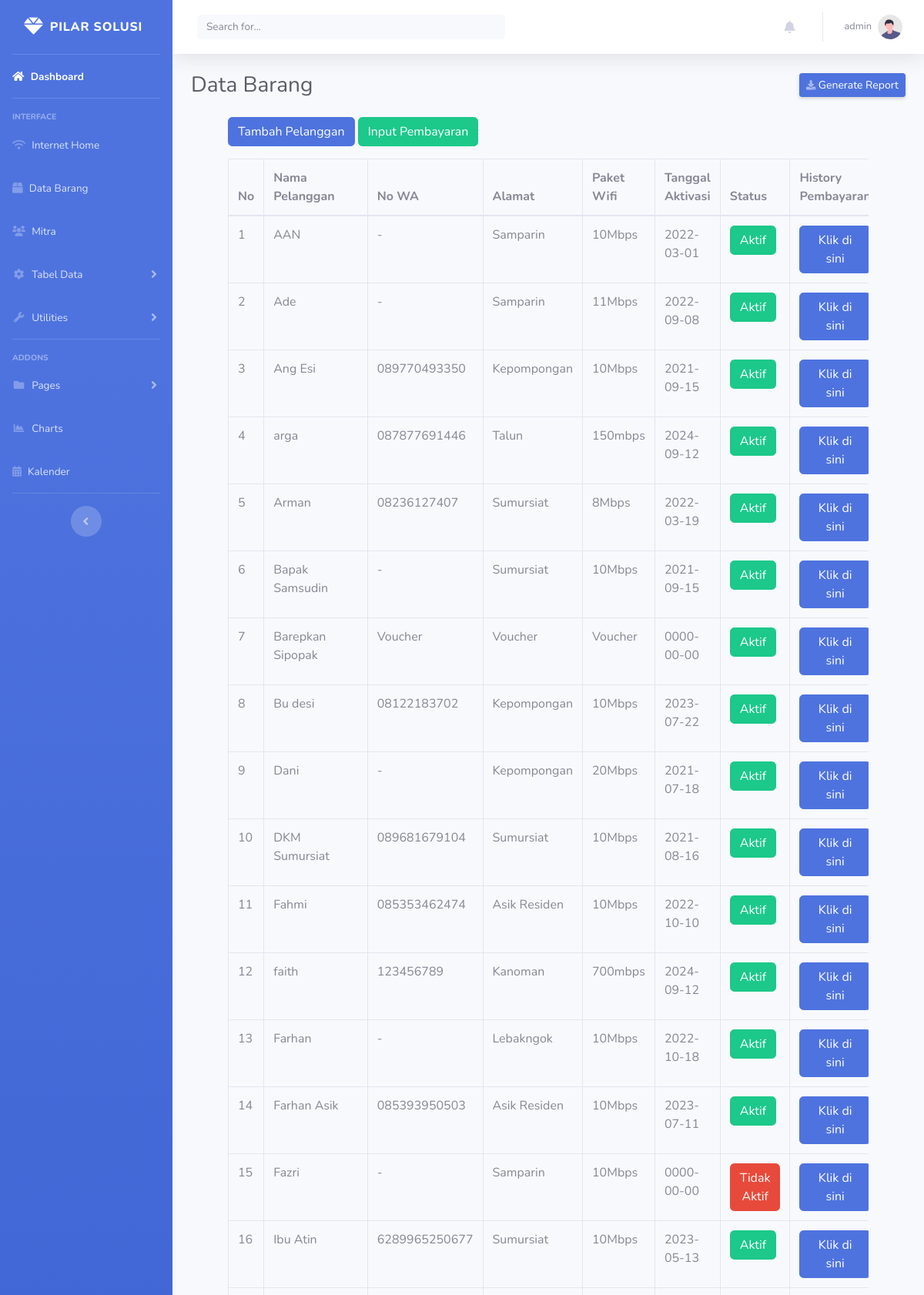
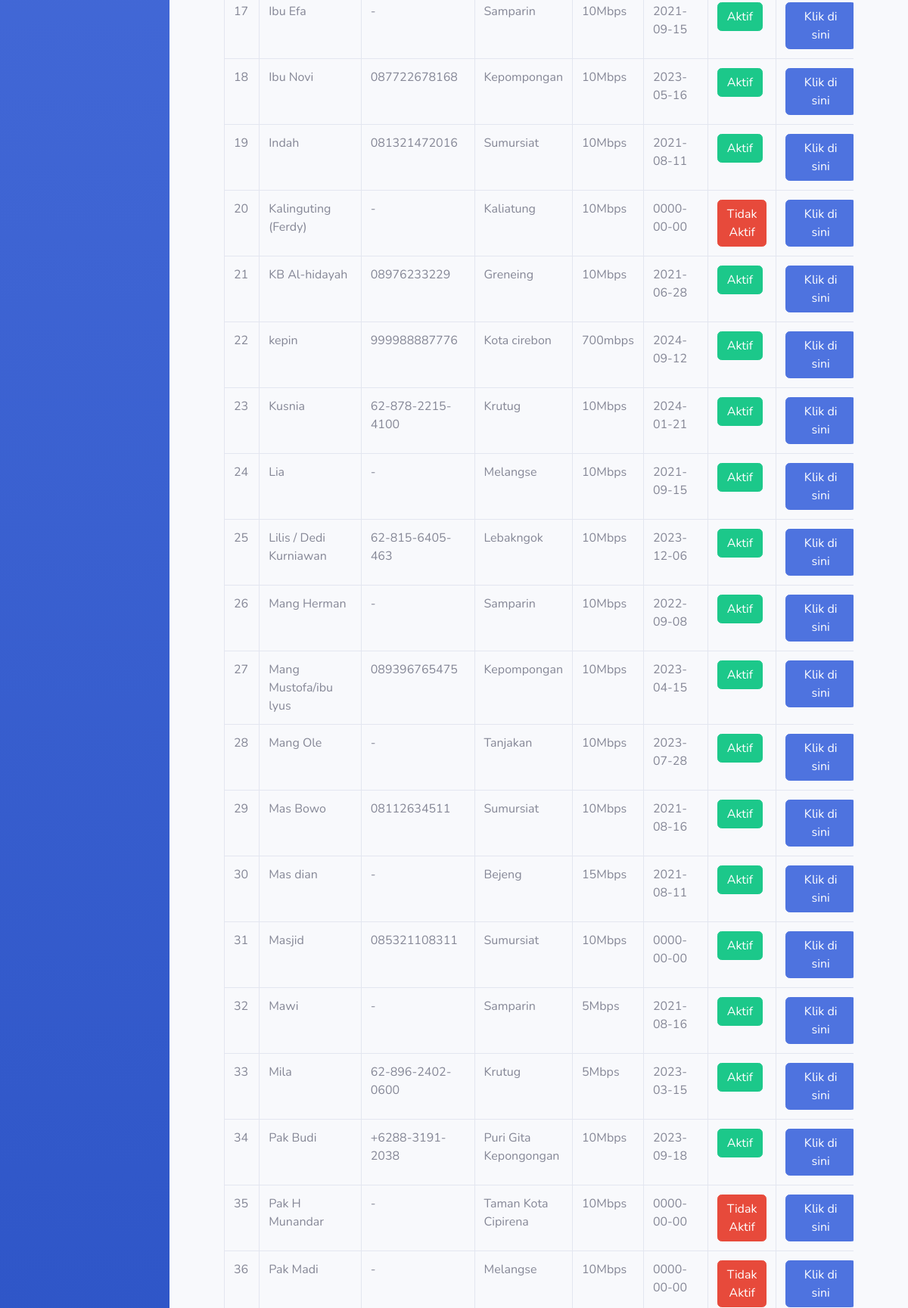
The app's page /internet_home.php (signed in, upper part) with its own data (2 pictures, top to bottom).
### tables this page shows
CREATE TABLE `user` (
  `id` int(11) NOT NULL,
  `username` varchar(50) NOT NULL,
  `password` varchar(255) NOT NULL,
  `role` enum('admin','manajemen','teknisi') NOT NULL
);

CREATE TABLE `pelanggan` (
  `id` int(11) NOT NULL,
  `nama_pelanggan` varchar(100) NOT NULL,
  `no_wa` varchar(20) NOT NULL,
  `alamat` text NOT NULL,
  `paket_wifi` varchar(50) NOT NULL,
  `tanggal_aktivasi` date NOT NULL,
  `status` enum('Aktif','Tidak Aktif') DEFAULT 'Tidak Aktif'
);

### internet_home.php (the view, shortened to what this page needs)
<?php
$conn = new mysqli("localhost", "root", "", "pilarapp");
$id = $_SESSION['id'];
$query = "SELECT username FROM user WHERE id = ?";
$stmt = $conn->prepare($query);
$stmt->bind_param("i", $id);
$stmt->execute();
$stmt->bind_result($username);
?>
<!DOCTYPE html>
<html lang="en">
<head>
    <link rel="stylesheet" href="https://cdnjs.cloudflare.com/ajax/libs/font-awesome/6.0.0-beta3/css/all.min.css">
    <link href="vendor/fontawesome-free/css/all.min.css" rel="stylesheet" type="text/css">
    <link href="css/sb-admin-2.min.css" rel="stylesheet">
</head>
<body id="page-top">
    <div id="wrapper">
        <ul class="navbar-nav bg-gradient-primary sidebar sidebar-dark accordion" id="accordionSidebar">
            <a class="sidebar-brand d-flex align-items-center justify-content-center" href="index.html">
                <div class="sidebar-brand-icon">
                <i class="fa-solid fa-gem" style="font-size: 25px;"></i>
                </div>
                <div class="sidebar-brand-text mx-2">Pilar solusi</div>
            </a>
            <hr class="sidebar-divider my-0">
            <li class="nav-item active">
                <a class="nav-link" href="index.php">
                    <i class="fa fa-home"></i>
                    <span>Dashboard</span></a>
            </li>
            <hr class="sidebar-divider">
            <div class="sidebar-heading">
                Interface
            </div>
            <li class="nav-item">
                <a class="nav-link" href="internet_home.php">
                <i class="fa-solid fa-wifi"></i>
                    <span>Internet Home</span></a>
            </li>
            <li class="nav-item">
                <a class="nav-link" href="data_barang.php">
                <i class="fas fa-box"></i>
                    <span>Data Barang</span></a>
            </li>
            <li class="nav-item">
                <a class="nav-link" href="mitra.php">
                <i class="fa-solid fa-users"></i>
                    <span>Mitra</span></a>
            </li>
            <li class="nav-item">
                <a class="nav-link collapsed" href="#" data-toggle="collapse" data-target="#collapseTwo"
                    aria-expanded="true" aria-controls="collapseTwo">
                    <i class="fas fa-fw fa-cog"></i>
                    <span>Tabel Data</span>
                </a>
            </li>
            <li class="nav-item">
                <a class="nav-link collapsed" href="#" data-toggle="collapse" data-target="#collapseUtilities"
                    aria-expanded="true" aria-controls="collapseUtilities">
                    <i class="fas fa-fw fa-wrench"></i>
                    <span>Utilities</span>
                </a>
            </li>
            <hr class="sidebar-divider">
            <div class="sidebar-heading">
                Addons
            </div>
            <li class="nav-item">
                <a class="nav-link collapsed" href="#" data-toggle="collapse" data-target="#collapsePages"
                    aria-expanded="true" aria-controls="collapsePages">
                    <i class="fas fa-fw fa-folder"></i>
                    <span>Pages</span>
                </a>
            </li>
            <li class="nav-item">
                <a class="nav-link" href="charts.html">
                    <i class="fas fa-fw fa-chart-area"></i>
                    <span>Charts</span></a>
            </li>
             <li class="nav-item">
                <a class="nav-link" href="kalender.php">
                    <i class="fa-solid fa-calendar-days"></i>
                    <span>Kalender</span></a>
            </li>
            <hr class="sidebar-divider d-none d-md-block">
            <div class="text-center d-none d-md-inline">
                <button class="rounded-circle border-0" id="sidebarToggle"></button>
            </div>
        </ul>
        <div id="content-wrapper" class="d-flex flex-column">
            <div id="content">
                <nav class="navbar navbar-expand navbar-light bg-white topbar mb-4 static-top shadow">
                    <form
                        class="d-none d-sm-inline-block form-inline mr-auto ml-md-3 my-2 my-md-0 mw-100 navbar-search">
                        <div class="input-group">
                            <input type="text" class="form-control bg-light border-0 small" placeholder="Search for..."
                                aria-label="Search" aria-describedby="basic-addon2" id="search">
                        </div>
                    </form>
                    <ul class="navbar-nav ml-auto">
                <li class="nav-item dropdown no-arrow mx-1">
            <a class="nav-link dropdown-toggle" href="#" id="alertsDropdown" role="button" data-toggle="dropdown" aria-haspopup="true" aria-expanded="false">
        <i class="fas fa-bell fa-fw"></i>
    </a>
</li>
                        <li class="nav-item dropdown no-arrow">
    <a class="nav-link dropdown-toggle" id="userDropdown" role="button"
        data-toggle="dropdown" aria-haspopup="true" aria-expanded="false">
        <span class="mr-2 d-none d-lg-inline text-gray-600 small"><?php echo htmlspecialchars($username); ?></span>
        <img class="img-profile rounded-circle"
        src="img/undraw_profile.svg">
    </a>
</li>
                    </ul>
                </nav>
                <div class="container-fluid">
                    <div class="d-sm-flex align-items-center justify-content-between mb-4">
                        <h1 class="h3 mb-0 text-gray-800">Data Barang</h1>
                        <a href="#" class="d-none d-sm-inline-block btn btn-sm btn-primary shadow-sm">
                            <i class="fas fa-download fa-sm text-white-50"></i> Generate Report</a>
                    </div>
                    <div class="container">
   <div class="container">
        <button class="btn btn-primary" data-toggle="modal" data-target="#tambahPelangganModal">Tambah Pelanggan</button>
        <button class="btn btn-success" data-toggle="modal" data-target="#inputPembayaranModal">Input Pembayaran</button>
        <div class="table-responsive mt-3">
            <table class="table table-bordered" id="pelangganTable">
                <thead>
                    <tr>
                        <th>No</th>
                        <th>Nama Pelanggan</th>
                        <th>No WA</th>
                        <th>Alamat</th>
                        <th>Paket Wifi</th>
                        <th>Tanggal Aktivasi</th>
                        <th>Status</th>
                        <th>History Pembayaran</th>
                    </tr>
                </thead>
                <tbody>
                    <?php
                    $conn = new mysqli("localhost", "root", "", "pilarapp");
                    $sql = "SELECT p.id, p.nama_pelanggan, p.no_wa, p.alamat, p.paket_wifi, p.tanggal_aktivasi, p.status, COUNT(pb.id) AS jumlah_pembayaran
                            FROM pelanggan p
                            LEFT JOIN pembayaran pb ON p.id = pb.pelanggan_id
                            GROUP BY p.nama_pelanggan ASC";
                    $result = $conn->query($sql);
                    if ($result->num_rows > 0) {
                        $no = 1;
                        while ($row = $result->fetch_assoc()) {
                            $statusButtonClass = $row['status'] == 'Aktif' ? 'btn-success' : 'btn-danger';
                            echo "<tr>
                                    <td>" . $no++ . "</td>
                                    <td>" . $row['nama_pelanggan'] . "</td>
                                    <td>" . $row['no_wa'] . "</td>
                                    <td>" . $row['alamat'] . "</td>
                                    <td>" . $row['paket_wifi'] . "</td>
                                    <td>" . $row['tanggal_aktivasi'] . "</td>
                                    <td>
                                        <button id='status-button-" . $row['id'] . "'
                                                class='btn $statusButtonClass'
                                                onclick='toggleStatus(" . $row['id'] . ", \"" . $row['status'] . "\")'>" . $row['status'] . "</button>
                                    </td>
                                    <td><a href='history_pembayaran.php?id=" . $row['id'] . "' class='btn btn-primary'>Klik di sini</a></td>
                                </tr>";
                        }
                    }
                    ?>
                </tbody>
            </table>
        </div>
    </div>
</div>
</div>
</div>
        </div>
    </div>
</body>
</html>

### records on screen
user: username "admin"
pelanggan: nama_pelanggan "AAN", no_wa "-", alamat "Samparin", paket_wifi "10Mbps", tanggal_aktivasi "2022-03-01", status "Aktif"
pelanggan: nama_pelanggan "Ade", no_wa "-", alamat "Samparin", paket_wifi "11Mbps", tanggal_aktivasi "2022-09-08", status "Aktif"
pelanggan: nama_pelanggan "Ang Esi", no_wa "089770493350", alamat "Kepompongan", paket_wifi "10Mbps", tanggal_aktivasi "2021-09-15", status "Aktif"
pelanggan: nama_pelanggan "arga", no_wa "087877691446", alamat "Talun", paket_wifi "150mbps", tanggal_aktivasi "2024-09-12", status "Aktif"
pelanggan: nama_pelanggan "Arman", no_wa "08236127407", alamat "Sumursiat", paket_wifi "8Mbps", tanggal_aktivasi "2022-03-19", status "Aktif"
pelanggan: nama_pelanggan "Bapak Samsudin", no_wa "-", alamat "Sumursiat", paket_wifi "10Mbps", tanggal_aktivasi "2021-09-15", status "Aktif"
pelanggan: nama_pelanggan "Barepkan Sipopak", no_wa "Voucher", alamat "Voucher", paket_wifi "Voucher", tanggal_aktivasi "0000-00-00", status "Aktif"
pelanggan: nama_pelanggan "Bu desi", no_wa "08122183702", alamat "Kepompongan", paket_wifi "10Mbps", tanggal_aktivasi "2023-07-22", status "Aktif"
pelanggan: nama_pelanggan "Dani", no_wa "-", alamat "Kepompongan", paket_wifi "20Mbps", tanggal_aktivasi "2021-07-18", status "Aktif"
pelanggan: nama_pelanggan "DKM Sumursiat", no_wa "089681679104", alamat "Sumursiat", paket_wifi "10Mbps", tanggal_aktivasi "2021-08-16", status "Aktif"
pelanggan: nama_pelanggan "Fahmi", no_wa "085353462474", alamat "Asik Residen", paket_wifi "10Mbps", tanggal_aktivasi "2022-10-10", status "Aktif"
pelanggan: nama_pelanggan "faith", no_wa "123456789", alamat "Kanoman", paket_wifi "700mbps", tanggal_aktivasi "2024-09-12", status "Aktif"
pelanggan: nama_pelanggan "Farhan", no_wa "-", alamat "Lebakngok", paket_wifi "10Mbps", tanggal_aktivasi "2022-10-18", status "Aktif"
pelanggan: nama_pelanggan "Farhan Asik", no_wa "085393950503", alamat "Asik Residen", paket_wifi "10Mbps", tanggal_aktivasi "2023-07-11", status "Aktif"
pelanggan: nama_pelanggan "Fazri", no_wa "-", alamat "Samparin", paket_wifi "10Mbps", tanggal_aktivasi "0000-00-00", status "Tidak Aktif"
pelanggan: nama_pelanggan "Ibu Atin", no_wa "6289965250677", alamat "Sumursiat", paket_wifi "10Mbps", tanggal_aktivasi "2023-05-13", status "Aktif"
pelanggan: nama_pelanggan "Ibu Efa", no_wa "-", alamat "Samparin", paket_wifi "10Mbps", tanggal_aktivasi "2021-09-15", status "Aktif"
pelanggan: nama_pelanggan "Ibu Novi", no_wa "087722678168", alamat "Kepompongan", paket_wifi "10Mbps", tanggal_aktivasi "2023-05-16", status "Aktif"
pelanggan: nama_pelanggan "Indah", no_wa "081321472016", alamat "Sumursiat", paket_wifi "10Mbps", tanggal_aktivasi "2021-08-11", status "Aktif"
pelanggan: nama_pelanggan "Kalinguting (Ferdy)", no_wa "-", alamat "Kaliatung", paket_wifi "10Mbps", tanggal_aktivasi "0000-00-00", status "Tidak Aktif"
pelanggan: nama_pelanggan "KB Al-hidayah", no_wa "08976233229", alamat "Greneing", paket_wifi "10Mbps", tanggal_aktivasi "2021-06-28", status "Aktif"
pelanggan: nama_pelanggan "kepin", no_wa "999988887776", alamat "Kota cirebon", paket_wifi "700mbps", tanggal_aktivasi "2024-09-12", status "Aktif"
pelanggan: nama_pelanggan "Kusnia", no_wa "62-878-2215-4100", alamat "Krutug", paket_wifi "10Mbps", tanggal_aktivasi "2024-01-21", status "Aktif"
pelanggan: nama_pelanggan "Lia", no_wa "-", alamat "Melangse", paket_wifi "10Mbps", tanggal_aktivasi "2021-09-15", status "Aktif"
pelanggan: nama_pelanggan "Lilis / Dedi Kurniawan", no_wa "62-815-6405-463", alamat "Lebakngok", paket_wifi "10Mbps", tanggal_aktivasi "2023-12-06", status "Aktif"
pelanggan: nama_pelanggan "Mang Herman", no_wa "-", alamat "Samparin", paket_wifi "10Mbps", tanggal_aktivasi "2022-09-08", status "Aktif"
pelanggan: nama_pelanggan "Mang Mustofa/ibu lyus", no_wa "089396765475", alamat "Kepompongan", paket_wifi "10Mbps", tanggal_aktivasi "2023-04-15", status "Aktif"
pelanggan: nama_pelanggan "Mang Ole", no_wa "-", alamat "Tanjakan", paket_wifi "10Mbps", tanggal_aktivasi "2023-07-28", status "Aktif"
pelanggan: nama_pelanggan "Mas Bowo", no_wa "08112634511", alamat "Sumursiat", paket_wifi "10Mbps", tanggal_aktivasi "2021-08-16", status "Aktif"
pelanggan: nama_pelanggan "Mas dian", no_wa "-", alamat "Bejeng", paket_wifi "15Mbps", tanggal_aktivasi "2021-08-11", status "Aktif"
pelanggan: nama_pelanggan "Masjid", no_wa "085321108311", alamat "Sumursiat", paket_wifi "10Mbps", tanggal_aktivasi "0000-00-00", status "Aktif"
pelanggan: nama_pelanggan "Mawi", no_wa "-", alamat "Samparin", paket_wifi "5Mbps", tanggal_aktivasi "2021-08-16", status "Aktif"
pelanggan: nama_pelanggan "Mila", no_wa "62-896-2402-0600", alamat "Krutug", paket_wifi "5Mbps", tanggal_aktivasi "2023-03-15", status "Aktif"
pelanggan: nama_pelanggan "Pak Budi", no_wa "+6288-3191-2038", alamat "Puri Gita Kepongongan", paket_wifi "10Mbps", tanggal_aktivasi "2023-09-18", status "Aktif"
pelanggan: nama_pelanggan "Pak H Munandar", no_wa "-", alamat "Taman Kota Cipirena", paket_wifi "10Mbps", tanggal_aktivasi "0000-00-00", status "Tidak Aktif"
pelanggan: nama_pelanggan "Pak Madi", no_wa "-", alamat "Melangse", paket_wifi "10Mbps", tanggal_aktivasi "0000-00-00", status "Tidak Aktif"
